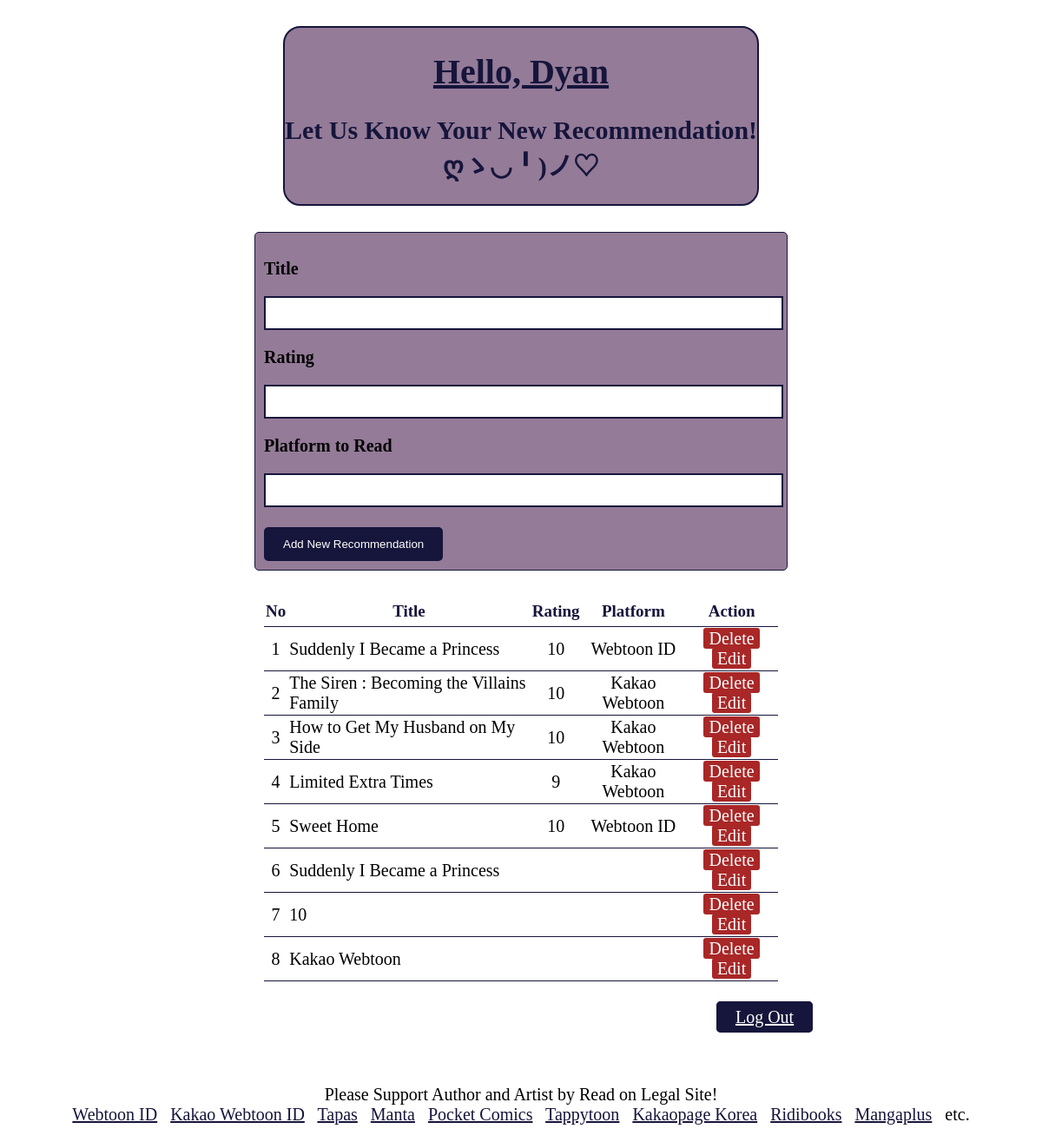
The app's page /home.php (signed in) with its own data.
### tables this page shows
CREATE TABLE `recommendation` (
  `id` int(11) NOT NULL,
  `recommendation` varchar(255) NOT NULL,
  `rating` varchar(255) NOT NULL,
  `cover` varchar(255) NOT NULL
);

### home.php (the view, shortened to what this page needs)
<?php
    include "koneksi.php";
    $recommendation = mysqli_query($conn, "SELECT * FROM recommendation");
    ?>
<!DOCTYPE html>
<html>
<head>
     <link rel="stylesheet" type="text/css" href="css.css">
</head>
<body style="background-image : url('https://bnz06pap001files.storage.live.com/y4mE6444dXobUGha9fQ-skRF7TSFedtJp_mwP3KmmHhjIHbwWOPr5tEhgeL-ltjQoBpj5aersoqbaiRSMXRKmYgzHSHyTlioiR7hvUIgjRSyQ8yBOewygHNUgIPKvTPRwfB_82IlJgeplUka7GlOisHkY0wVikgUPxow4ACYQvGXJlZDrxmHazFXXvHNJ3-1Dg6?width=1540&height=800&cropmode=none');"></body>
<div class="heading">
     <h1 style="text-decoration: underline;"> Hello, <?php echo $_SESSION['name']; ?></h1>
     <h2>Let Us Know Your New Recommendation! ღゝ◡╹)ノ♡ </h2>
</div>
<form method="POST" action="home.php">
     <p><b>Title</b></p>
     <input type="text" name="recommendation" class="recommendation_input">
     <p><b>Rating</b></p>
     <input type="text" name="rating" class="recommendation_input">
     <p><b>Platform to Read</b></p>
     <input type="text" name="cover" class="recommendation_input">
     <br>
     <br>
     <button type="submit" class="recommendation_btn" name="submit">Add New Recommendation</button>
</form>
<table>
     <thead>
          <tr>
               <th>No</th>
               <th>Title</th>
               <th>Rating</th>
               <th>Platform</th>
               <th>Action</th>
          </tr>
     </thead>
     <tbody>
          <?php $i = 1;
              while ($row = mysqli_fetch_array($recommendation)) { ?>
               <tr>
                    <td>
                         <center><?php echo $i; ?></center>
                    </td>
                    <td class="recommendation"><?php echo $row['recommendation']; ?></td>
                    <td class="rating">
                         <center><?php echo $row['rating']; ?></center>
                    </td>
                    <td class="cover">
                         <center><?php echo $row['cover']; ?></center>
                    </td>
                    <td class="delete">
                         <a href="home.php?delete=<?php echo $row['id']; ?>" onclick="return confirm('Anda yakin ingin menghapus judul ini?')">Delete</a>
                         <a href="editrc.php?id=<?php echo $row['id']; ?>">Edit</a>
                    </td>
               </tr>
          <?php $i++;
              } ?>
     </tbody>
</table>
<a type="submit" class="recommendation_btn2" name="submit" href="logout.php">Log Out</a>
<br>
<br>
<br>
<footer>
     <center>
          <p>Please Support Author and Artist by Read on Legal Site!<br>
               <a href="https://www.webtoons.com/id" style="color: rgb(22, 21, 59)">Webtoon ID</a> &nbsp; <a href="https://id.kakaowebtoon.com/" style="color: rgb(22, 21, 59)">Kakao Webtoon ID</a> &nbsp;
               <a href="https://tapas.io/" style="color: rgb(22, 21, 59)">Tapas</a> &nbsp; <a href="https://manta.net/" style="color: rgb(22, 21, 59)">Manta</a> &nbsp;
               <a href="https://www.pocketcomics.com/" style="color: rgb(22, 21, 59)">Pocket Comics</a> &nbsp; <a href="https://www.tappytoon.com/de/comics/home" style="color: rgb(22, 21, 59)">Tappytoon</a> &nbsp;
               <a href="https://page.kakao.com/" style="color: rgb(22, 21, 59)">Kakaopage Korea</a> &nbsp; <a href="https://ridibooks.com/webtoon/recommendation" style="color: rgb(22, 21, 59)">Ridibooks</a> &nbsp;
               <a href="https://mangaplus.shueisha.co.jp/manga_list/all" style="color: rgb(22, 21, 59)">Mangaplus</a> &nbsp; etc.
          </p>
</footer>
</body>
</html>

### css.css (style rules this page uses)
body { font-family: Gabriola; font-size: 20px; }
.heading { width: 46%; margin: 30px auto; text-align: center; color: rgb(22, 21, 59); background: #947B98; border: 2px solid rgb(22, 21, 59); border-radius: 20px; }
form { width: 50%; margin: 30px auto; border-radius: 5px; padding: 10px; background: #947B98; border: 1px solid rgb(22, 21, 59); }
.recommendation_input { width: 97%; height: 15px; padding: 10px; border: 2px solid rgb(22, 21, 59); }
.recommendation_btn { height: 39px; background: rgb(22, 21, 59); color: #ffffff; border: 2px solid rgb(22, 21, 59); border-radius: 5px; padding: 5px 20px; }
.recommendation_btn2 { height: 39px; background: rgb(22, 21, 59); color: #ffffff; border: 2px solid rgb(22, 21, 59); border-radius: 5px; padding: 5px 20px; position: relative; top: 60%; left: 69%; }
table { width: 50%; margin: 30px auto; border-collapse: collapse; }
tr { border-bottom: 1px solid rgb(22, 21, 59); }
th { font-size: 19px; color: rgb(22, 21, 59); }
th, td { border: none; height: 30px; padding: 2px; }
.recommendation { text-align: left; }
.delete { text-align: center; }
.delete a { color: white; background: #a92727; padding: 1px 6px; border-radius: 3px; text-decoration: none; }

### records on screen
recommendation: recommendation "Suddenly I Became a Princess", rating "10", cover "Webtoon ID"
recommendation: recommendation "The Siren : Becoming the Villains Family", rating "10", cover "Kakao Webtoon"
recommendation: recommendation "How to Get My Husband on My Side", rating "10", cover "Kakao Webtoon"
recommendation: recommendation "Limited Extra Times", rating "9", cover "Kakao Webtoon"
recommendation: recommendation "Sweet Home", rating "10", cover "Webtoon ID"
recommendation: recommendation "Suddenly I Became a Princess"
recommendation: recommendation "10"
recommendation: recommendation "Kakao Webtoon"

### other values on screen
$_SESSION['name'] "Dyan"
